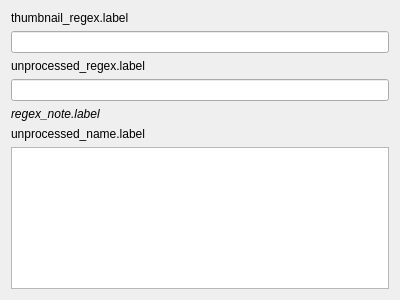
<?xml version="1.0" encoding="UTF-8"?>
<ui version="4.0">
 <class>UnprocessedCoverArtProviderOptions</class>
 <widget class="QWidget" name="UnprocessedCoverArtProviderOptions">
  <property name="geometry">
   <rect>
    <x>0</x>
    <y>0</y>
    <width>400</width>
    <height>300</height>
   </rect>
  </property>
  <property name="sizePolicy">
   <sizepolicy hsizetype="MinimumExpanding" vsizetype="MinimumExpanding">
    <horstretch>0</horstretch>
    <verstretch>0</verstretch>
   </sizepolicy>
  </property>
  <property name="minimumSize">
   <size>
    <width>200</width>
    <height>220</height>
   </size>
  </property>
  <property name="windowTitle">
   <string>window.title</string>
  </property>
  <layout class="QVBoxLayout" name="verticalLayout">
   <item>
    <widget class="QLabel" name="thumbnail_regex_label">
     <property name="text">
      <string>thumbnail_regex.label</string>
     </property>
    </widget>
   </item>
   <item>
    <widget class="QLineEdit" name="thumbnail_regex"/>
   </item>
   <item>
    <widget class="QLabel" name="unprocessed_regex_label">
     <property name="text">
      <string>unprocessed_regex.label</string>
     </property>
    </widget>
   </item>
   <item>
    <widget class="QLineEdit" name="unprocessed_regex"/>
   </item>
   <item>
    <widget class="QLabel" name="regex_note">
     <property name="font">
      <font>
       <italic>true</italic>
      </font>
     </property>
     <property name="text">
      <string>regex_note.label</string>
     </property>
     <property name="wordWrap">
      <bool>true</bool>
     </property>
    </widget>
   </item>
   <item>
    <spacer name="verticalSpacer_0">
     <property name="orientation">
      <enum>Qt::Orientation::Vertical</enum>
     </property>
     <property name="sizeType">
      <enum>QSizePolicy::Policy::Preferred</enum>
     </property>
     <property name="sizeHint" stdset="0">
      <size>
       <width>20</width>
       <height>20</height>
      </size>
     </property>
    </spacer>
   </item>
   <item>
    <widget class="QLabel" name="unprocessed_name_label">
     <property name="text">
      <string>unprocessed_name.label</string>
     </property>
    </widget>
   </item>
   <item>
    <widget class="ScriptTextEdit" name="unprocessed_name">
     <property name="sizePolicy">
      <sizepolicy hsizetype="Expanding" vsizetype="MinimumExpanding">
       <horstretch>0</horstretch>
       <verstretch>0</verstretch>
      </sizepolicy>
     </property>
     <property name="minimumSize">
      <size>
       <width>0</width>
       <height>50</height>
      </size>
     </property>
     <property name="cursor" stdset="0">
      <cursorShape>IBeamCursor</cursorShape>
     </property>
     <property name="tabChangesFocus">
      <bool>false</bool>
     </property>
     <property name="lineWrapMode">
      <enum>QTextEdit::LineWrapMode::NoWrap</enum>
     </property>
     <property name="tabStopDistance">
      <double>20.000000000000000</double>
     </property>
     <property name="acceptRichText">
      <bool>false</bool>
     </property>
     <property name="textInteractionFlags">
      <set>Qt::TextInteractionFlag::TextEditorInteraction</set>
     </property>
    </widget>
   </item>
   <item>
    <spacer name="verticalSpacer_1">
     <property name="orientation">
      <enum>Qt::Orientation::Vertical</enum>
     </property>
     <property name="sizeType">
      <enum>QSizePolicy::Policy::Expanding</enum>
     </property>
     <property name="sizeHint" stdset="0">
      <size>
       <width>20</width>
       <height>20</height>
      </size>
     </property>
    </spacer>
   </item>
  </layout>
 </widget>
 <customwidgets>
  <customwidget>
   <class>ScriptTextEdit</class>
   <extends>QTextEdit</extends>
   <header location="global">picard.ui.widgets.scripttextedit</header>
  </customwidget>
 </customwidgets>
 <resources/>
 <connections/>
</ui>
